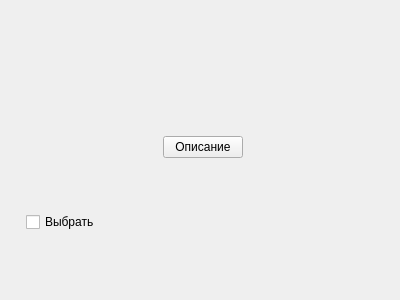
<?xml version="1.0" encoding="UTF-8"?>
<ui version="4.0">
 <class>ListItem</class>
 <widget class="QWidget" name="ListItem">
  <property name="geometry">
   <rect>
    <x>0</x>
    <y>0</y>
    <width>400</width>
    <height>300</height>
   </rect>
  </property>
  <property name="sizePolicy">
   <sizepolicy hsizetype="Expanding" vsizetype="Expanding">
    <horstretch>0</horstretch>
    <verstretch>0</verstretch>
   </sizepolicy>
  </property>
  <property name="windowTitle">
   <string>Form</string>
  </property>
  <layout class="QHBoxLayout" name="horizontalLayout">
   <item>
    <widget class="ImageWidget" name="imageDisplay" native="true">
     <property name="sizePolicy">
      <sizepolicy hsizetype="Fixed" vsizetype="Fixed">
       <horstretch>0</horstretch>
       <verstretch>0</verstretch>
      </sizepolicy>
     </property>
    </widget>
   </item>
   <item>
    <widget class="QWidget" name="widget_2" native="true">
     <layout class="QVBoxLayout" name="verticalLayout">
      <item alignment="Qt::AlignHCenter">
       <widget class="QLabel" name="nameLabel">
        <property name="sizePolicy">
         <sizepolicy hsizetype="Preferred" vsizetype="Fixed">
          <horstretch>0</horstretch>
          <verstretch>0</verstretch>
         </sizepolicy>
        </property>
        <property name="text">
         <string/>
        </property>
       </widget>
      </item>
      <item alignment="Qt::AlignHCenter">
       <widget class="QPushButton" name="descriptionBtn">
        <property name="text">
         <string>Описание</string>
        </property>
       </widget>
      </item>
      <item>
       <widget class="QCheckBox" name="selectionBox">
        <property name="text">
         <string>Выбрать</string>
        </property>
       </widget>
      </item>
     </layout>
    </widget>
   </item>
  </layout>
 </widget>
 <customwidgets>
  <customwidget>
   <class>ImageWidget</class>
   <extends>QWidget</extends>
   <header>ImageWidget.h</header>
   <container>1</container>
  </customwidget>
 </customwidgets>
 <resources/>
 <connections/>
</ui>
